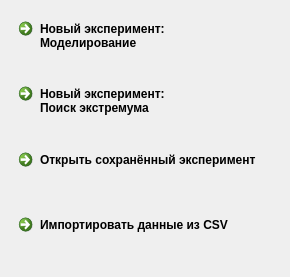
<?xml version="1.0" encoding="UTF-8"?>
<ui version="4.0">
 <class>startWindow</class>
 <widget class="QDialog" name="startWindow">
  <property name="geometry">
   <rect>
    <x>0</x>
    <y>0</y>
    <width>290</width>
    <height>277</height>
   </rect>
  </property>
  <property name="windowTitle">
   <string>Программа проведения экспериментов</string>
  </property>
  <layout class="QVBoxLayout" name="verticalLayout">
   <item>
    <widget class="QCommandLinkButton" name="clbNewExperimentModeling">
     <property name="text">
      <string>Новый эксперимент:
Моделирование</string>
     </property>
    </widget>
   </item>
   <item>
    <widget class="QCommandLinkButton" name="clbNewExperimentExtrFind">
     <property name="text">
      <string>Новый эксперимент:
Поиск экстремума</string>
     </property>
    </widget>
   </item>
   <item>
    <widget class="QCommandLinkButton" name="clbOpenExperiment">
     <property name="text">
      <string>Открыть сохранённый эксперимент</string>
     </property>
    </widget>
   </item>
   <item>
    <widget class="QCommandLinkButton" name="clbImportFromCSV">
     <property name="text">
      <string>Импортировать данные из CSV</string>
     </property>
    </widget>
   </item>
  </layout>
 </widget>
 <resources/>
 <connections/>
</ui>
